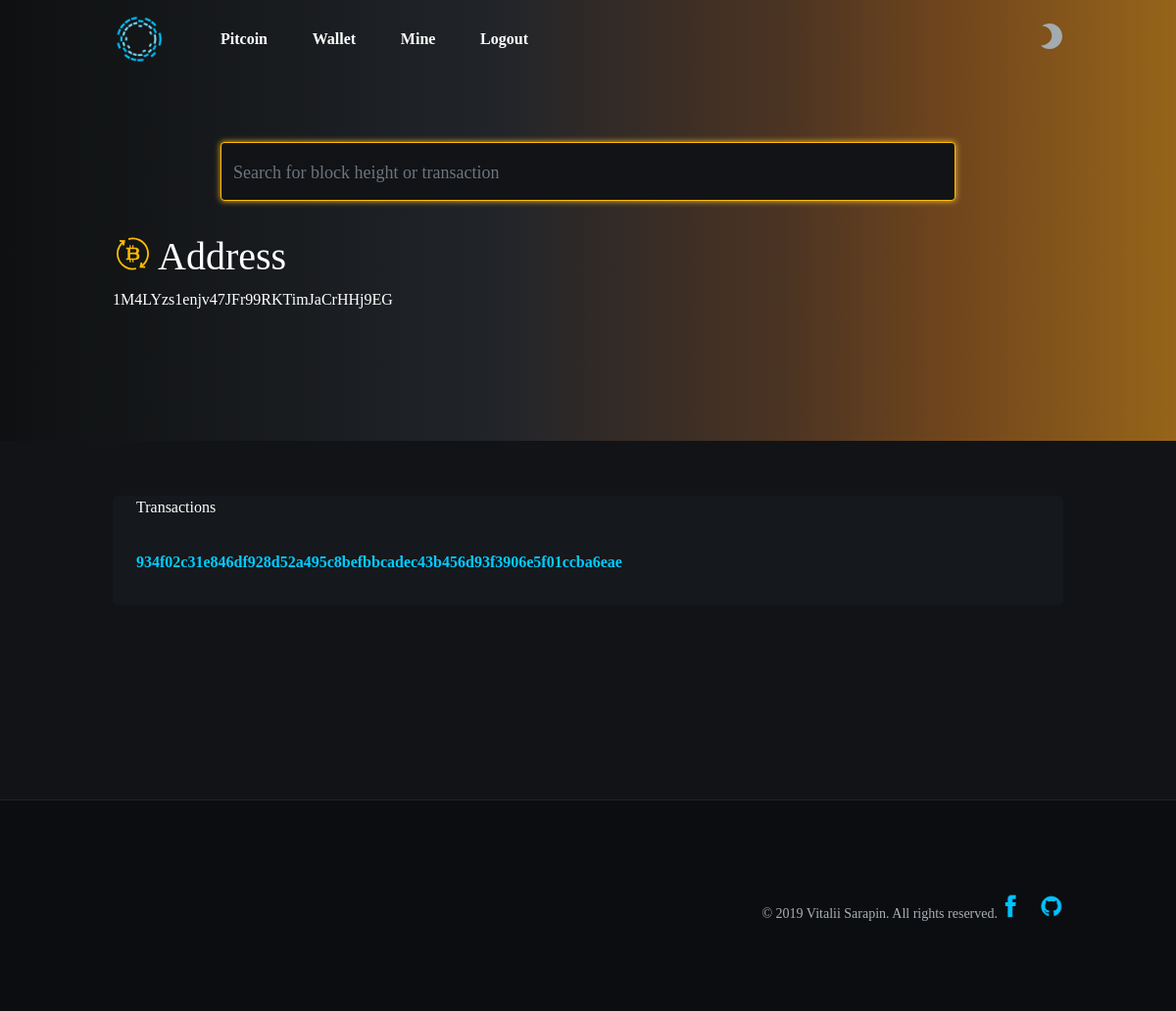
Page /wallet/info/1M4LYzs1enjv47JFr99RKTimJaCrHHj9EG (signed in) on the committed database.
### application/models.py (models this page shows)
class Outputs(models.Model):
    address_to = models.CharField(max_length=1000)
    type = models.CharField(max_length=1000)
    scriptpubkey_hex = models.CharField(max_length=1000)
    spending_tx = models.CharField(max_length=1000)
    tx_hash = models.CharField(max_length=1000)
    value = models.CharField(max_length=1000)

### application/views.py (the view)
# urls.py: path("wallet/info/<wallet_address>", application.views.address_info, name="address_info"),
def address_info(request, wallet_address):
    if not request.user.is_authenticated:
            return redirect('/')
    tmp_input = []
    outputs = Outputs.objects.filter(address_to=wallet_address)
    for input in outputs:
        tmp_input.append([
            {'tx_hash': input.tx_hash},
        ])
    return render(request, "wallet_address.html", { 'wallet_address': wallet_address, 'inputs': tmp_input })

### application/templates/wallet_address.html (shortened to what this page needs)
{% load staticfiles %}
<!DOCTYPE html>
<html>
<head>
    <link rel="stylesheet" href="{% static 'css/bootstrap.min.css' %}">
    <link rel="stylesheet" href="{% static 'css/style.css' %}">
</head>
<body lang="en" dir="ltr" class="theme-dark">
<div id="explorer">
    <div class="explorer-container">
        <div class="content-wrap">
            <nav class="navbar navbar-dark navbar-expand-lg">
                <div class="container"><a class="navbar-brand" href="/"></a>
                    <div class="collapse navbar-collapse" id="navbar-menu">
                        <ul class="navbar-nav">
                            <li class="nav-item"><a class="nav-link" href="/"
                                                           rel="external">Pitcoin</a></li>
                            <li class="nav-item"><a class="nav-link" href="/wallet"
                                                     rel="external">Wallet</a></li>
                            <li class="nav-item"><a class="nav-link" href="/mine"
                                                     rel="external">Mine</a></li>
                            <li class="nav-item"><a class="nav-link" href="/logout"
                                                           rel="external">Logout</a></li>
                            <li class="nav-item nav-toggler">
                                <div class="nav-bar_moon_icon toggle-theme"></div>
                            </li>
                        </ul>
                    </div>
                </div>
            </nav>
            <div>
                <div class="jumbotron jumbotron-fluid transaction-page">
                    <div class="container">
                        <form action="/search/" method="post" class="search form-inline ml-auto">
                            <div class="search-bar page-search-bar"><input class="form-control search-bar-input"
                                                                           type="search" name="q"
                                                                           placeholder="Search for block height or transaction"
                                                                           autocomplete="off" aria-label="Search">
                                <button class="search-bar-submit" type="image"></button>
                            </div>
                        </form>
                        <div><h1 class="transaction-header-title">Address</h1>
                            <div class="block-hash"><span>{{ wallet_address }}</span></div>
                        </div>
                    </div>
                </div>
                <div class="container">
                    <div id="{{ info.3.tx_hash }}" class="transaction-box">
                        <div>Transactions</div>
                        {% for hash in inputs %}
                        <div class="header">
                            <div class="txn"><a href="#" onclick="return false">{{ hash.0.tx_hash }}</a></div>
                        </div>
                        {% endfor%}
                    </div>
                </div>
            </div>
        </div>
        <footer class="footer">
            <div class="container">
                <div class="footer-logo"></div>
                <div class="footer_container_content">
                    <div class="footer_container_content_row">
                        <div class="footer_container_content_row_social-media_container"><a
                                class="footer_container_content_row_social-media_link"
                                href="https://www.facebook.com/vsarapin/" target="_blank"><img
                                class="footer_container_content_row_social-media_item" alt=""
                                src="{% static 'f1b_blue.png' %}"></a><a
                                class="footer_container_content_row_social-media_link"
                                href="https://github.com/vsarapin" target="_blank"><img
                                class="footer_container_content_row_social-media_item" alt=""
                                src="{% static 'github_blue.png' %}"></a></div>
                        <div class="footer_container_content_copyright">© 2019 Vitalii Sarapin. All rights reserved.
                        </div>
                    </div>
                </div>
            </div>
        </footer>
    </div>
</div>
</body>
</html>

### rows in the picture
Outputs: address_to "1M4LYzs1enjv47JFr99RKTimJaCrHHj9EG", tx_hash "934f02c31e846df928d52a495c8befbbcadec43b456d93f3906e5f01ccba6eae"
